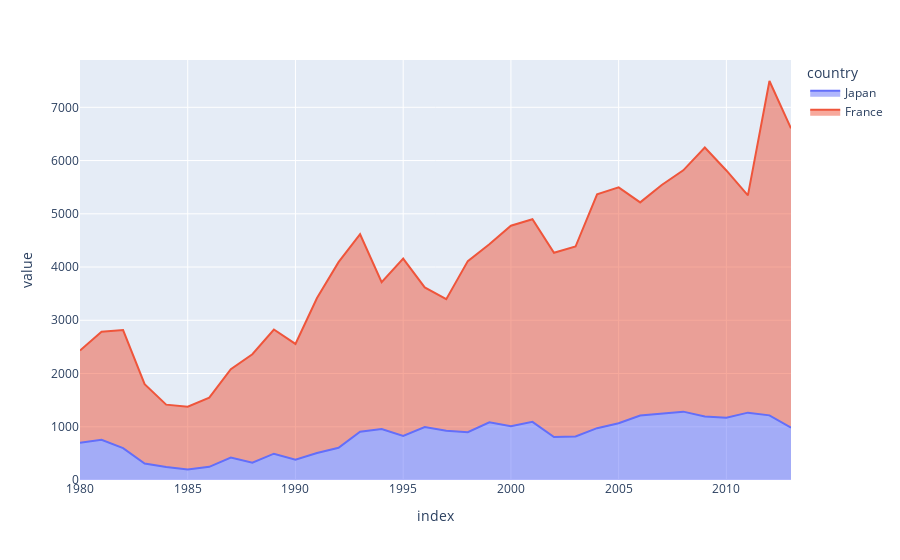

This figure's notebook cell:
### Code cell
country.loc[['Japan','France']].T.plot(kind='area',backend='plotly')

### Figure 1 — Plotly figure (JSON) as saved in the notebook; plotly's stock layout.template omitted (floating-point values rounded to 4 significant figures)
{"data": [{"fillpattern": {"shape": ""}, "hovertemplate": "country=Japan<br>index=%{x}<br>value=%{y}<extra></extra>", "legendgroup": "Japan", "line": {"color": "#636efa"}, "marker": {"symbol": "circle"}, "mode": "lines", "name": "Japan", "orientation": "v", "showlegend": true, "stackgroup": "1", "type": "scatter", "x": [1980, 1981, 1982, 1983, 1984, 1985, 1986, 1987, 1988, 1989, 1990, 1991, 1992, 1993, 1994, 1995, 1996, 1997, 1998, 1999, 2000, 2001, 2002, 2003, 2004, 2005, 2006, 2007, 2008, 2009, 2010, 2011, 2012, 2013], "xaxis": "x", "y": [701, 756, 598, 309, 246, 198, 248, 422, 324, 494, 379, 506, 605, 907, 956, 826, 994, 924, 897, 1083, 1010, 1092, 806, 817, 973, 1067, 1212, 1250, 1284, 1194, 1168, 1265, 1214, 982], "yaxis": "y"}, {"fillpattern": {"shape": ""}, "hovertemplate": "country=France<br>index=%{x}<br>value=%{y}<extra></extra>", "legendgroup": "France", "line": {"color": "#EF553B"}, "marker": {"symbol": "circle"}, "mode": "lines", "name": "France", "orientation": "v", "showlegend": true, "stackgroup": "1", "type": "scatter", "x": [1980, 1981, 1982, 1983, 1984, 1985, 1986, 1987, 1988, 1989, 1990, 1991, 1992, 1993, 1994, 1995, 1996, 1997, 1998, 1999, 2000, 2001, 2002, 2003, 2004, 2005, 2006, 2007, 2008, 2009, 2010, 2011, 2012, 2013], "xaxis": "x", "y": [1729, 2027, 2219, 1490, 1169, 1177, 1298, 1658, 2038, 2332, 2177, 2911, 3487, 3709, 2759, 3332, 2623, 2473, 3214, 3343, 3765, 3806, 3463, 3568, 4391, 4429, 4002, 4290, 4532, 5051, 4646, 4080, 6280, 5623], "yaxis": "y"}], "layout": {"legend": {"title": {"text": "country"}, "tracegroupgap": 0}, "margin": {"t": 60}, "xaxis": {"anchor": "y", "domain": [0, 1], "title": {"text": "index"}}, "yaxis": {"anchor": "x", "domain": [0, 1], "title": {"text": "value"}}}}
